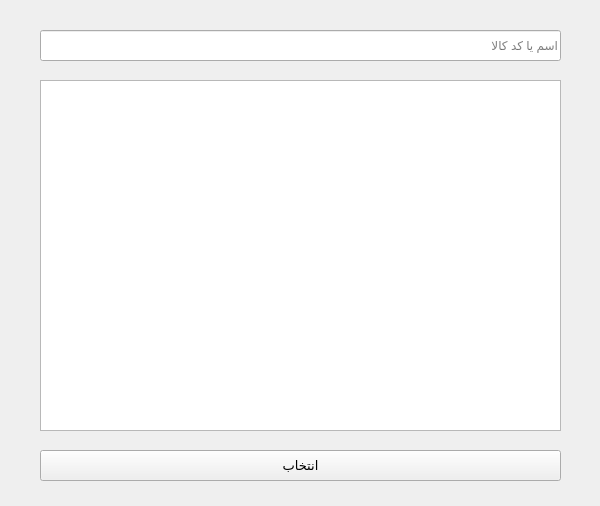
<?xml version="1.0" encoding="UTF-8"?>
<ui version="4.0">
 <class>Form</class>
 <widget class="QWidget" name="Form">
  <property name="geometry">
   <rect>
    <x>0</x>
    <y>0</y>
    <width>600</width>
    <height>506</height>
   </rect>
  </property>
  <property name="windowTitle">
   <string>Search form</string>
  </property>
  <widget class="QLineEdit" name="name_inpt">
   <property name="geometry">
    <rect>
     <x>40</x>
     <y>30</y>
     <width>521</width>
     <height>31</height>
    </rect>
   </property>
   <property name="layoutDirection">
    <enum>Qt::LeftToRight</enum>
   </property>
   <property name="alignment">
    <set>Qt::AlignLeading|Qt::AlignLeft|Qt::AlignVCenter</set>
   </property>
   <property name="placeholderText">
    <string>اسم یا کد کالا</string>
   </property>
   <property name="clearButtonEnabled">
    <bool>true</bool>
   </property>
  </widget>
  <widget class="QPushButton" name="edit_btn">
   <property name="geometry">
    <rect>
     <x>40</x>
     <y>450</y>
     <width>521</width>
     <height>31</height>
    </rect>
   </property>
   <property name="font">
    <font>
     <pointsize>10</pointsize>
    </font>
   </property>
   <property name="text">
    <string>انتخاب</string>
   </property>
  </widget>
  <widget class="QListWidget" name="search_list">
   <property name="geometry">
    <rect>
     <x>40</x>
     <y>80</y>
     <width>521</width>
     <height>351</height>
    </rect>
   </property>
   <property name="viewMode">
    <enum>QListView::ListMode</enum>
   </property>
  </widget>
 </widget>
 <resources/>
 <connections/>
</ui>
